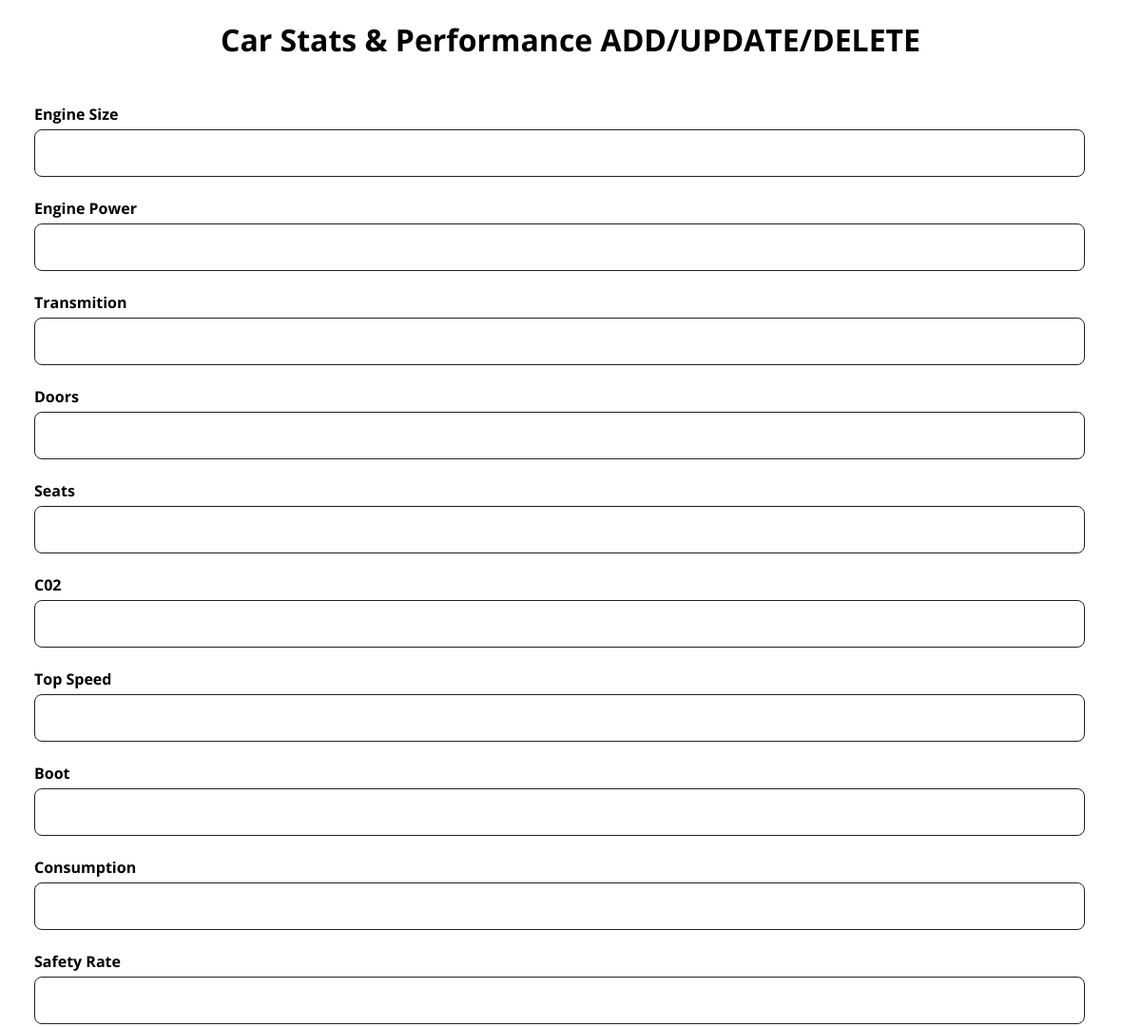
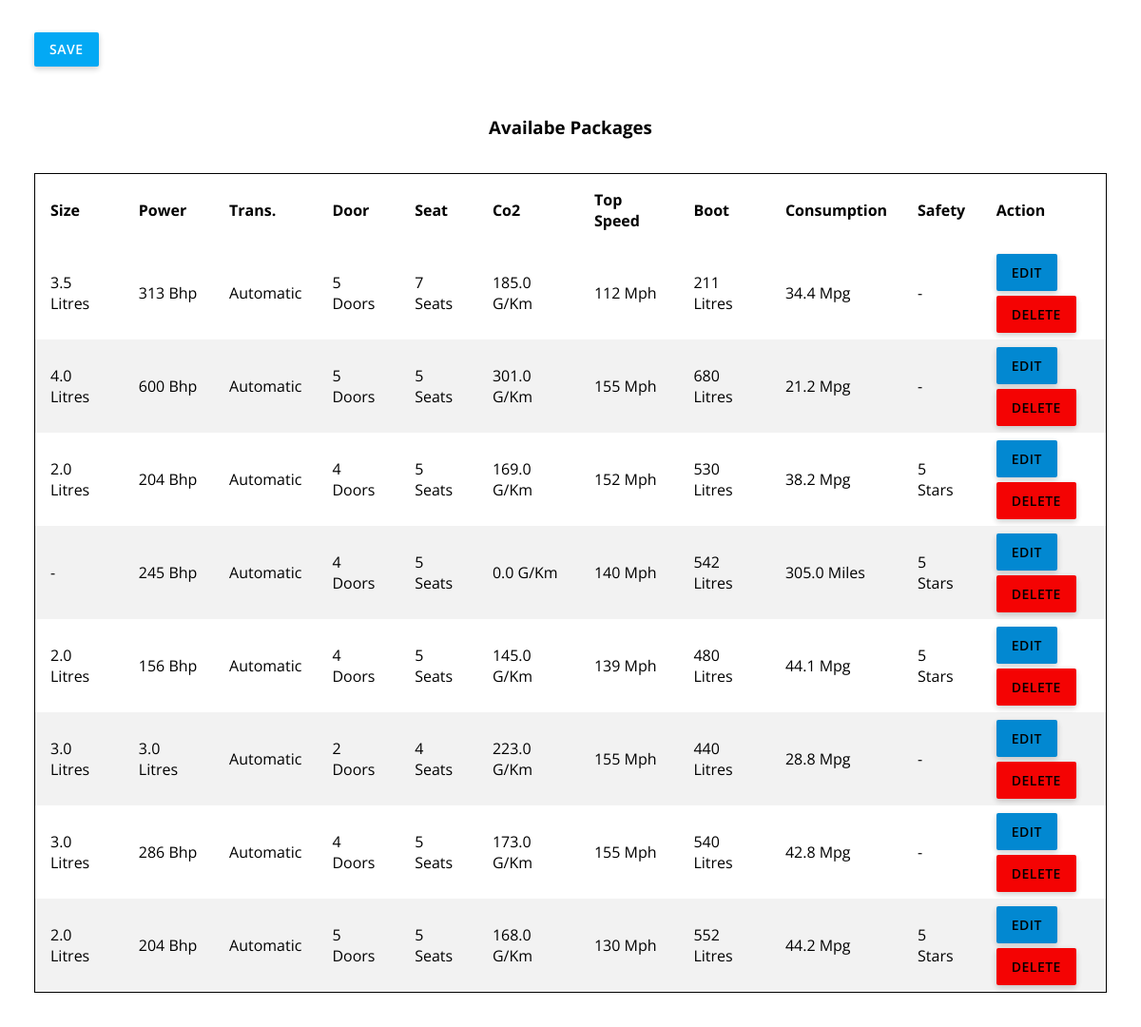
/admin/car-infor.php, run on the app's committed database (2 pictures, top to bottom).
### tables this page shows
CREATE TABLE `car_infor` (
  `id` int NOT NULL AUTO_INCREMENT,
  `eng_size` varchar(255) NOT NULL,
  `eng_pow` varchar(255) NOT NULL,
  `trans` varchar(255) NOT NULL,
  `door` varchar(255) NOT NULL,
  `seats` varchar(255) NOT NULL,
  `co2_emi` varchar(255) NOT NULL,
  `top_speed` varchar(255) NOT NULL,
  `boot` varchar(255) NOT NULL,
  `consumption` varchar(255) NOT NULL,
  `safety_rate` varchar(255) NOT NULL,
  PRIMARY KEY (`id`)
);

### admin/car-infor-pro.php (called while the page is built, shortened)
<?php
$update = false;
$eng_size = "";
$eng_pow = "";
$trans = "";
$door = "";
$seats = "";
$co2_emi = "";
$top_speed = "";
$boot = "";
$consumption = "";
$safety_rate = "";

### admin/car-infor.php (the view, shortened to what this page needs)
<?php
    require_once'car-infor-pro.php';
?>
<!DOCTYPE html>
<html lang="en">
<head>
    <link rel="stylesheet" href="index.css">
</head>
<body >
    <div>
        <h1>Car Stats & Performance ADD/UPDATE/DELETE</h1>
    </div>
    <form action="car-infor-pro.php" method="POST" class="container">
        <div>
            <label for="eng_size"><b>Engine Size</b></label> <br>
            <input type="text" name="eng_size"  value="<?php echo $eng_size; ?>">
        </div>
        <div>
            <label for="eng_pow"><b>Engine Power</b></label> <br>
            <input type="text" name="eng_pow" value="<?php echo $eng_pow; ?>">
        </div>
        <div>
        <label for="trans"><b>Transmition</b></label> <br>
            <input type="textarea" name="trans"  value="<?php echo $trans; ?>">
        </div>
        <div>
            <label for="door"><b>Doors</b></label> <br>
            <input type="text" name="door"  value="<?php echo $door; ?>">
        </div>
        <div>
            <label for="seats"><b>Seats</b></label> <br>
            <input type="text" name="seats"  value="<?php echo $seats; ?>">
        </div>
        <div>
            <label for="co2_emi"><b>C02</b></label> <br>
            <input type="text" name="co2_emi" value="<?php echo $co2_emi; ?>">
        </div>
        <div>
        <label for="top_speed"><b>Top Speed</b></label> <br>
            <input type="textarea" name="top_speed"  value="<?php echo $top_speed; ?>">
        </div>
        <div>
            <label for="boot"><b>Boot</b></label> <br>
            <input type="text" name="boot"  value="<?php echo $boot; ?>">
        </div>
        <div>
            <label for="consumption"><b>Consumption</b></label> <br>
            <input type="text" name="consumption"  value="<?php echo $consumption; ?>">
        </div>
        <div>
            <label for="safety_rate"><b>Safety Rate</b></label> <br>
            <input type="text" name="safety_rate" value="<?php echo $safety_rate; ?>">
        </div>
        <?php
            if($update == true){
        ?>
        <button type="submit" name="update"  class="update">Update</button>
        <?php
            }
            else{
        ?>
            <button type="submit" name="save"  class="save">Save</button>
        <?php
            }
        ?>
    </form>
    <?php
       $mysqli = new mysqli('localhost', 'root', 'As+s01galaxysa', 'csmotors')
       or die(mysqli_error($mysqli));
       $result = $mysqli->query("SELECT * FROM car_infor") or die($mysqli->error);
    ?>
    <div>
        <h3 style="text-align: center;">Availabe Packages</h3>
    </div>
    <div class="container2">
        <table>
            <thead>
                <tr>
                    <th>Size</th>
                    <th>Power</th>
                    <th>Trans.</th>
                    <th>Door</th>
                    <th>Seat</th>
                    <th>Co2</th>
                    <th>Top Speed</th>
                    <th>Boot</th>
                    <th>Consumption</th>
                    <th>Safety</th>
                    <th colspan="2">Action</th>
                </tr>
            </thead>
            <?php
                while($row = $result->fetch_assoc()){?>
                <tr>
                    <td><?php echo $row['eng_size'];?></td>
                    <td><?php echo $row['eng_pow'];?></td>
                    <td><?php echo $row['trans'];?></td>
                    <td><?php echo $row['door'];?></td>
                    <td><?php echo $row['seats'];?></td>
                    <td><?php echo $row['co2_emi'];?></td>
                    <td><?php echo $row['top_speed'];?></td>
                    <td><?php echo $row['boot'];?></td>
                    <td><?php echo $row['consumption'];?></td>
                    <td><?php echo $row['safety_rate'];?></td>
                    <td>
                        <a href="car-infor.php?edit=<?php echo $row['id']; ?>" class="edit">Edit</a><br>
                        <br>
                        <a href="car-infor-pro.php?delete=<?php echo $row['id']; ?>" class="delete">Delete</a>
                    </td>
                </tr>
            <?php };?>
        </table>
    </div>
</body>
</html>

### admin/index.css (style rules this page uses)
* { font-family: 'Open Sans', sans-serif; margin: 0; padding: 0; box-sizing: border-box; border: none; text-decoration: none; text-transform: capitalize; }
html { overflow-x: hidden; }
h1 { text-align: center; margin: 10px 30px; padding: 10px; }
.container { position:-webkit-sticky; right: 0; margin: 20px; max-width: 100%; height: 100%; padding: 16px; border-radius: 5px; }
input { border-radius: 8px; width: 98%; color: rgb(0, 0, 0); padding: 15px; margin: 5px 0 22px 0; border: 1px solid #212121; background: #ffffff; }
.save { background: #03A9F4; padding: 10px 16px; width: auto; font-weight: 600; text-transform: uppercase; font-size: 14px; color: #fff; line-height: 16px; letter-spacing: 0.5px; border-radius: 2px; box-shadow: 0 2px 6px rgba(0,0,0,0.1), 0 3px 6px rgba(0,0,0,0.1); border: 0; outline: 0; margin: 15px 15px 15px 0; transition: all 0.25s; }
.container2 { position:relative; left: 0; margin: 20px; max-width: 100%; height: 100%; padding: 16px; background-color: white; border-radius: 5px; }
table { border-collapse: collapse; width: 100%; border: 1px solid rgb(0, 0, 0); }
th, td { text-align: left; padding: 16px; }
tr:nth-child(even) { background-color: #f2f2f2; }
.edit { background: #0288D1; padding: 10px 16px; width: auto; font-weight: 600; text-transform: uppercase; font-size: 14px; color: rgb(0, 0, 0); line-height: 16px; letter-spacing: 0.5px; border-radius: 2px; box-shadow: 0 2px 6px rgba(0,0,0,0.1), 0 3px 6px rgba(0,0,0,0.1); border: 0; outline: 0; margin: 15px 15px 15px 0; transition: all 0.25s; }
.delete { background: #f40303; padding: 10px 16px; width: auto; font-weight: 600; text-transform: uppercase; font-size: 14px; color: rgb(0, 0, 0); line-height: 16px; letter-spacing: 0.5px; border-radius: 2px; box-shadow: 0 2px 6px rgba(0,0,0,0.1), 0 3px 6px rgba(0,0,0,0.1); border: 0; outline: 0; margin: 15px 15px 15px 0; transition: all 0.25s; }

### data on the page
car_infor: eng_size "3.5 Litres", eng_pow "313 Bhp", trans "Automatic", door "5 Doors", seats "7 Seats", co2_emi "185.0 G/Km", top_speed "112 Mph", boot "211 Litres", consumption "34.4 Mpg", safety_rate "-"
car_infor: eng_size "4.0 Litres", eng_pow "600 Bhp", trans "Automatic", door "5 Doors", seats "5 Seats", co2_emi "301.0 G/Km", top_speed "155 Mph", boot "680 Litres", consumption "21.2 Mpg", safety_rate "-"
car_infor: eng_size "2.0 Litres", eng_pow "204 Bhp", trans "Automatic", door "4 Doors", seats "5 Seats", co2_emi "169.0 G/Km", top_speed "152 Mph", boot "530 Litres", consumption "38.2 Mpg", safety_rate "5 Stars"
car_infor: eng_size "-", eng_pow "245 Bhp", trans "Automatic", door "4 Doors", seats "5 Seats", co2_emi "0.0 G/Km", top_speed "140 Mph", boot "542 Litres", consumption "305.0 Miles", safety_rate "5 Stars"
car_infor: eng_size "2.0 Litres", eng_pow "156 Bhp", trans "Automatic", door "4 Doors", seats "5 Seats", co2_emi "145.0 G/Km", top_speed "139 Mph", boot "480 Litres", consumption "44.1 Mpg", safety_rate "5 Stars"
car_infor: eng_size "3.0 Litres", eng_pow "3.0 Litres", trans "Automatic", door "2 Doors", seats "4 Seats", co2_emi "223.0 G/Km", top_speed "155 Mph", boot "440 Litres", consumption "28.8 Mpg", safety_rate "-"
car_infor: eng_size "3.0 Litres", eng_pow "286 Bhp", trans "Automatic", door "4 Doors", seats "5 Seats", co2_emi "173.0 G/Km", top_speed "155 Mph", boot "540 Litres", consumption "42.8 Mpg", safety_rate "-"
car_infor: eng_size "2.0 Litres", eng_pow "204 Bhp", trans "Automatic", door "5 Doors", seats "5 Seats", co2_emi "168.0 G/Km", top_speed "130 Mph", boot "552 Litres", consumption "44.2 Mpg", safety_rate "5 Stars"
